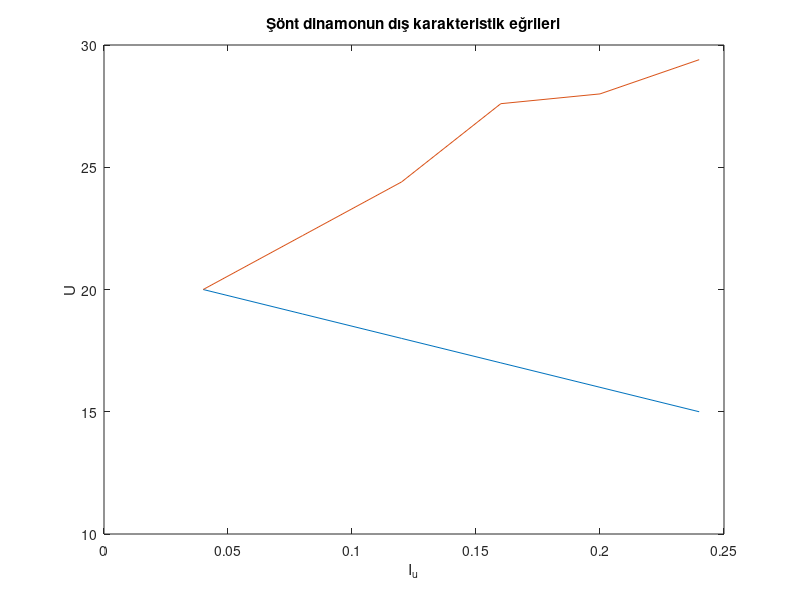

The MATLAB source for this figure:
clc;
clear;

y=[20 19 18 17 16 15];
x=[0.04 0.08 0.12 0.16 0.20 0.24];
z=[20 22.2 24.4 27.6 28 29.4];
figure(1);
plot(x,y);
ylabel('U');
xlabel('I_u');
title('Şönt dinamonun dış karakteristik eğrileri');
hold on


plot(x,z);